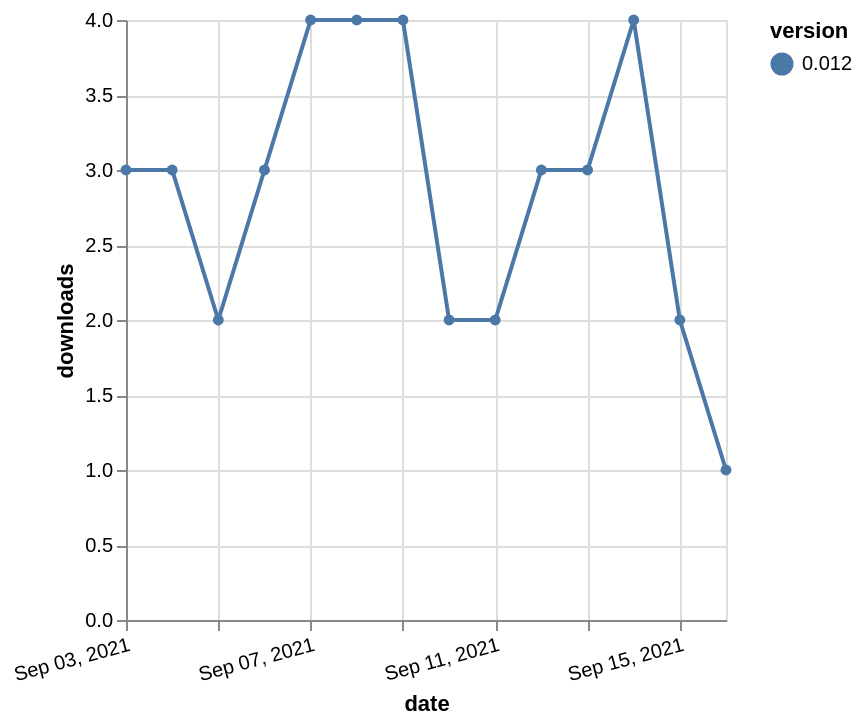

Here is the Vega-Lite specification saved for this chart:
### Vega-Lite specification from a JSON file in a GitHub repository (floating-point values rounded to 4 significant figures)
{"$schema": "https://vega.github.io/schema/vega-lite/v5.json", "description": "A simple bar chart with embedded data.", "data": {"values": [{"date": "2021-09-03", "total": 2872, "delta": 3, "version": "0.012"}, {"date": "2021-09-04", "total": 2875, "delta": 3, "version": "0.012"}, {"date": "2021-09-05", "total": 2877, "delta": 2, "version": "0.012"}, {"date": "2021-09-06", "total": 2880, "delta": 3, "version": "0.012"}, {"date": "2021-09-07", "total": 2884, "delta": 4, "version": "0.012"}, {"date": "2021-09-08", "total": 2888, "delta": 4, "version": "0.012"}, {"date": "2021-09-09", "total": 2892, "delta": 4, "version": "0.012"}, {"date": "2021-09-10", "total": 2894, "delta": 2, "version": "0.012"}, {"date": "2021-09-11", "total": 2896, "delta": 2, "version": "0.012"}, {"date": "2021-09-12", "total": 2899, "delta": 3, "version": "0.012"}, {"date": "2021-09-13", "total": 2902, "delta": 3, "version": "0.012"}, {"date": "2021-09-14", "total": 2906, "delta": 4, "version": "0.012"}, {"date": "2021-09-15", "total": 2908, "delta": 2, "version": "0.012"}, {"date": "2021-09-16", "total": 2909, "delta": 1, "version": "0.012"}]}, "width": "container", "mark": {"type": "line", "point": {"filled": true}}, "encoding": {"x": {"field": "date", "type": "temporal", "timeUnit": "yearmonthdate", "title": "date", "axis": {"labelAngle": -15}}, "y": {"field": "delta", "type": "quantitative", "title": "downloads"}, "color": {"field": "version", "type": "nominal"}, "tooltip": {"field": "delta"}}}
